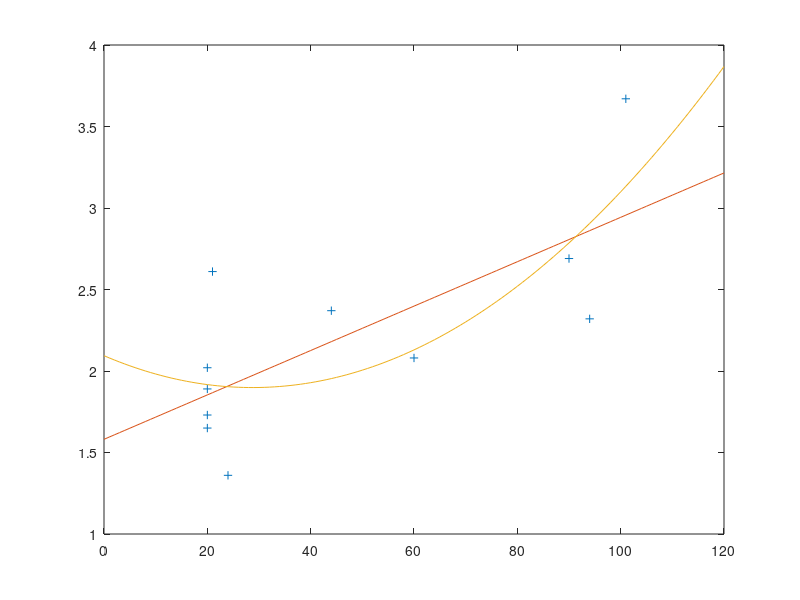

Write the MATLAB code that produced this figure.
Light=[20 20 20 20 21 24 44 60 90 94 101]
rmax=[1.73 1.65 2.02 1.89 2.61 1.36 2.37 2.08 2.69 2.32 3.67]
C=polyfit(Light,rmax,1)
D=polyfit(Light,rmax,2)
xvals=0:120;
yhat=polyval(C,xvals);
yyhat=polyval(D,xvals);
plot(Light,rmax,'+',xvals,yhat,xvals,yyhat)